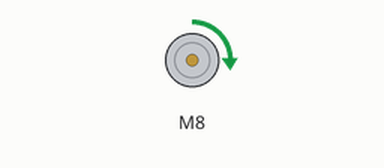
Recording of a sketch running on a simulated Arduino Uno, built with avr-gcc and run on an emulated ATmega328P. Shown: DC motor (green arrow = forward, orange = backward, longer = faster).

Above: at 0.45 s.
At 4.05 s:
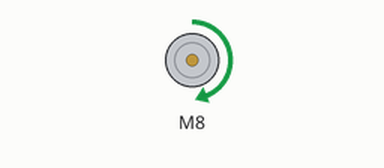
At 7.7 s:
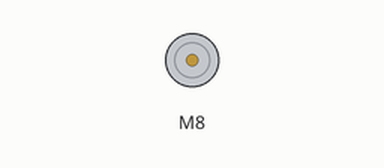
At 13.15 s:
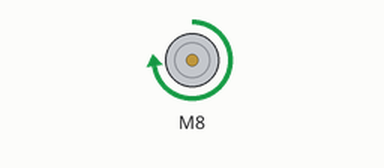
Timing chart, 0 to 13.4 s (numbered marks = the images above):
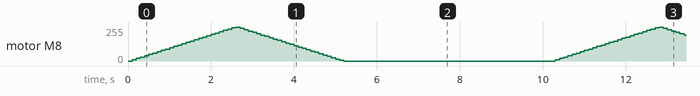

The sketch:

singlemotortest.ino
```cpp
// (licence header left out)
// PINOUT
// L_EN -> 8
// R_EN -> 8
// L_PWM -> 9
// R_PWM -> 10

#include "BTS7960.h"

const uint8_t EN = 24;
const uint8_t L_PWM = 8;
const uint8_t R_PWM = 7;

BTS7960 motorController(EN, L_PWM, R_PWM);

void setup()
{
}

void loop()
{
  motorController.Enable();

  for(int speed = 0 ; speed < 255; speed+=10)
  {
  motorController.TurnRight(speed);
  delay(100);
  }

  motorController.Stop();

  for(int speed = 255 ; speed > 0; speed-=10)
  {
  motorController.TurnRight(speed);
  delay(100);
  }
  motorController.Stop();

  motorController.Disable();

  delay(5000);
}
```
